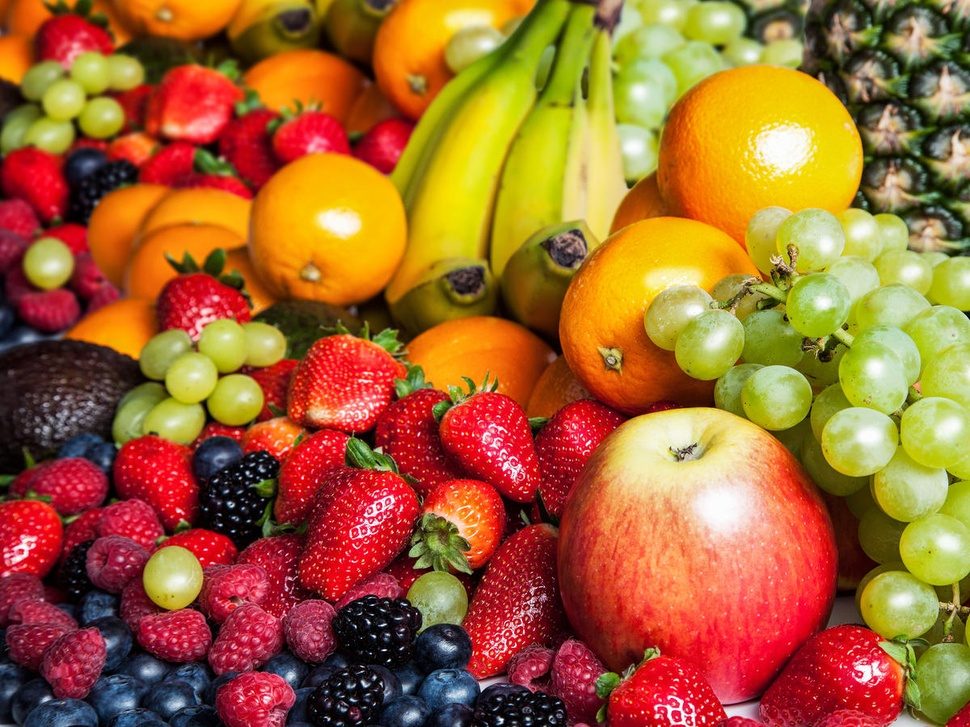
#> input picture HW1/fruit.jpg, 970 x 727 px, shrunk from 1200 x 900 before the run
$ python cl_to_grey.py
#> lines starting #> are read from the running program, lines starting #| are printed output that depends on the picture
import cv2

fruit_img=cv2.imread("fruit.jpg",cv2.IMREAD_GRAYSCALE)
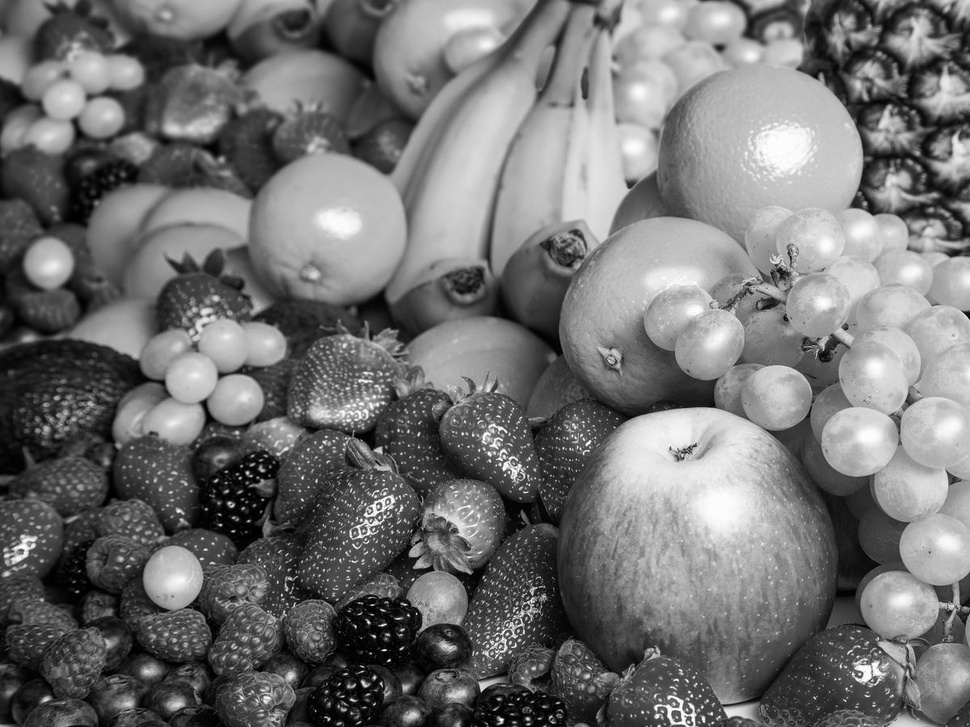
#> fruit_img: shape (727, 970); min 0, max 255, mean 113.8

cv2.imwrite("fruit_gray.jpg",fruit_img)

flower=cv2.imread("flower2.jpg",cv2.IMREAD_GRAYSCALE)
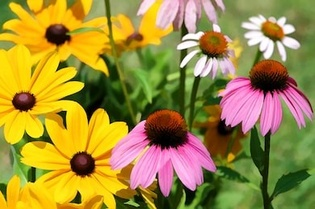
#> input picture HW1/flower2.jpg, 315 x 209 px, shrunk from 390 x 258 before the run
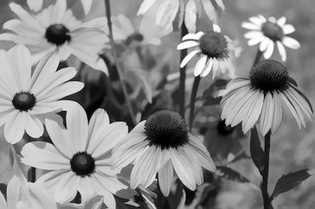
#> flower: shape (209, 315); min 0, max 255, mean 137.1

cv2.imwrite("flower_gray.jpg",flower)
